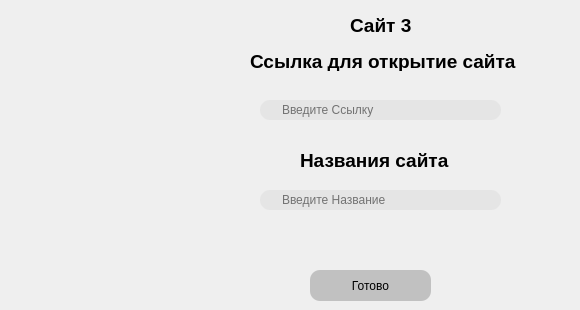
       <widget class="QWidget" name="page_10">
        <widget class="QLineEdit" name="lineEdit_14">
         <property name="geometry">
          <rect>
           <x>260</x>
           <y>100</y>
           <width>241</width>
           <height>20</height>
          </rect>
         </property>
         <property name="styleSheet">
          <string notr="true">QLineEdit {
 	
	background-color: rgb(229, 229, 229);
	border-radius:  10px;
	
	padding-left:	20px;
	padding-right:	20px;
	
}
</string>
         </property>
         <property name="inputMask">
          <string/>
         </property>
         <property name="placeholderText">
          <string>Введите Ссылку</string>
         </property>
        </widget>
        <widget class="QPushButton" name="pushButton_16">
         <property name="geometry">
          <rect>
           <x>310</x>
           <y>270</y>
           <width>121</width>
           <height>31</height>
          </rect>
         </property>
         <property name="styleSheet">
          <string notr="true">QPushButton {
    border-radius:  10px;
    background-color: rgb(193, 193, 193);
    
	color: rgb(171, 171, 171);
    
	
	color: rgb(0, 0, 0);
   
}

QPushButton:pressed {
    
	background-color: rgb(154, 154, 154);
}</string>
         </property>
         <property name="text">
          <string>Готово</string>
         </property>
         <property name="icon">
          <iconset>
           <normaloff>иконки/free-icon-done-4123617.png</normaloff>иконки/free-icon-done-4123617.png</iconset>
         </property>
        </widget>
        <widget class="QLabel" name="label_26">
         <property name="geometry">
          <rect>
           <x>300</x>
           <y>140</y>
           <width>221</width>
           <height>41</height>
          </rect>
         </property>
         <property name="text">
          <string>&lt;html&gt;&lt;head/&gt;&lt;body&gt;&lt;p&gt;&lt;span style=&quot; font-size:14pt; font-weight:600;&quot;&gt;Названия сайта&lt;/span&gt;&lt;/p&gt;&lt;/body&gt;&lt;/html&gt;</string>
         </property>
        </widget>
        <widget class="QLabel" name="label_27">
         <property name="geometry">
          <rect>
           <x>350</x>
           <y>10</y>
           <width>131</width>
           <height>31</height>
          </rect>
         </property>
         <property name="text">
          <string>&lt;html&gt;&lt;head/&gt;&lt;body&gt;&lt;p&gt;&lt;span style=&quot; font-size:14pt; font-weight:600;&quot;&gt;Сайт 3&lt;/span&gt;&lt;/p&gt;&lt;/body&gt;&lt;/html&gt;</string>
         </property>
        </widget>
        <widget class="QLineEdit" name="lineEdit_15">
         <property name="geometry">
          <rect>
           <x>260</x>
           <y>190</y>
           <width>241</width>
           <height>20</height>
          </rect>
         </property>
         <property name="styleSheet">
          <string notr="true">QLineEdit {
 	
	background-color: rgb(229, 229, 229);
	border-radius:  10px;
	
	padding-left:	20px;
	padding-right:	20px;
	
}
</string>
         </property>
         <property name="placeholderText">
          <string>Введите Название</string>
         </property>
        </widget>
        <widget class="QLabel" name="label_28">
         <property name="geometry">
          <rect>
           <x>250</x>
           <y>50</y>
           <width>321</width>
           <height>21</height>
          </rect>
         </property>
         <property name="text">
          <string>&lt;html&gt;&lt;head/&gt;&lt;body&gt;&lt;p&gt;&lt;span style=&quot; font-size:14pt; font-weight:600;&quot;&gt;Ссылка для открытие сайта&lt;/span&gt;&lt;/p&gt;&lt;/body&gt;&lt;/html&gt;</string>
         </property>
        </widget>
       </widget>
